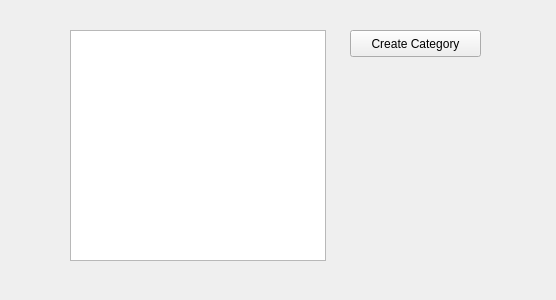
<?xml version="1.0" encoding="UTF-8"?>
<ui version="4.0">
 <class>patientTable</class>
 <widget class="QWidget" name="patientTable">
  <property name="geometry">
   <rect>
    <x>0</x>
    <y>0</y>
    <width>556</width>
    <height>300</height>
   </rect>
  </property>
  <property name="windowTitle">
   <string>Pick Patients</string>
  </property>
  <widget class="QTableView" name="patientView">
   <property name="geometry">
    <rect>
     <x>70</x>
     <y>30</y>
     <width>256</width>
     <height>231</height>
    </rect>
   </property>
  </widget>
  <widget class="QPushButton" name="create_category_button">
   <property name="geometry">
    <rect>
     <x>350</x>
     <y>30</y>
     <width>131</width>
     <height>27</height>
    </rect>
   </property>
   <property name="text">
    <string>Create Category</string>
   </property>
  </widget>
 </widget>
 <resources/>
 <connections/>
</ui>
